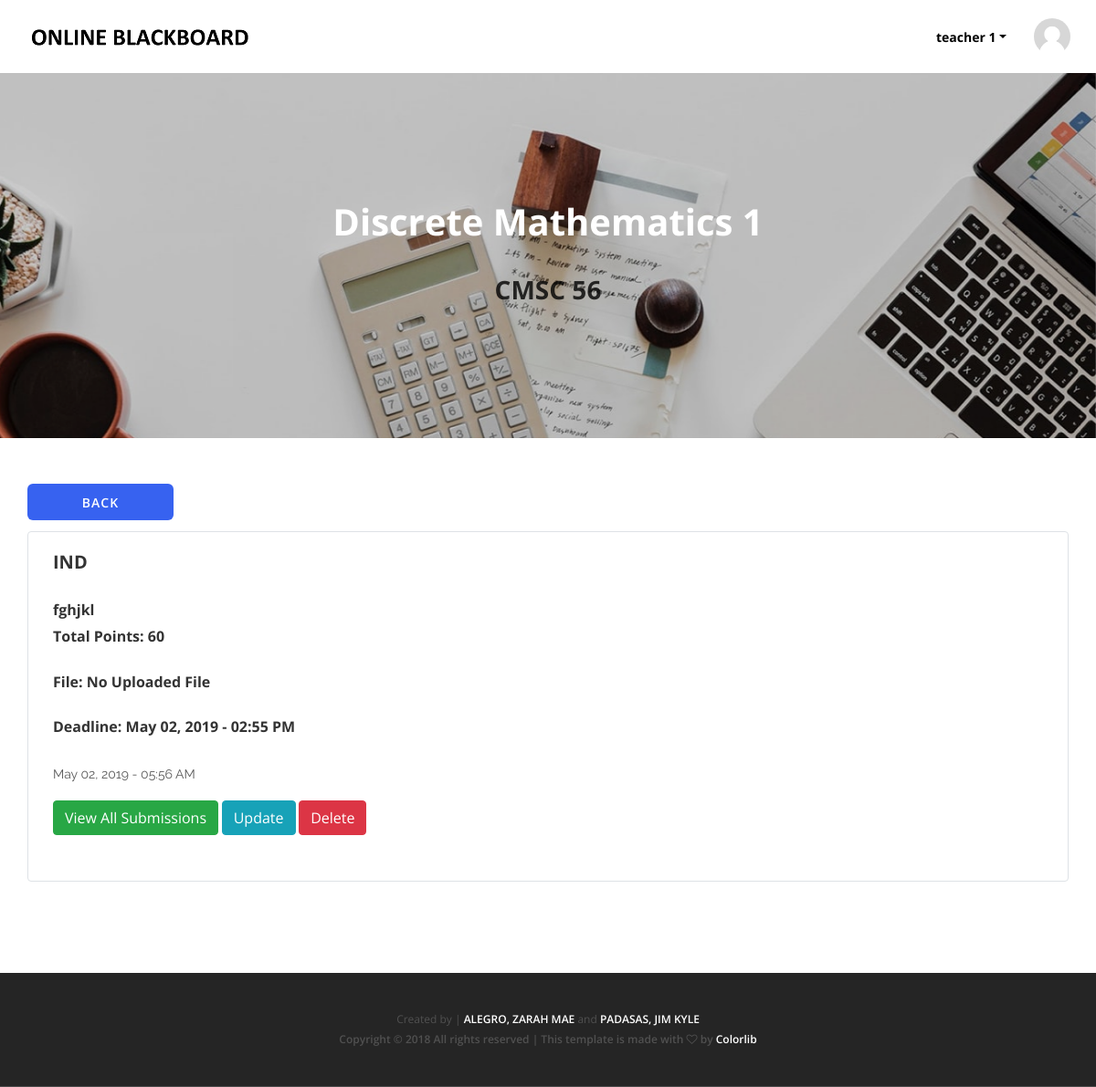
/assignment.php?assignment_id=67 (signed in), run on the app's committed database.
### tables this page shows
CREATE TABLE `teacher` (
  `teacher_id` int(100) NOT NULL,
  `first_name` varchar(100) NOT NULL,
  `last_name` varchar(100) NOT NULL,
  `username` varchar(100) NOT NULL,
  `email_address` varchar(100) NOT NULL,
  `password` varchar(100) NOT NULL,
  `image` varchar(100) DEFAULT NULL
);

CREATE TABLE `assignment` (
  `assignment_id` int(100) NOT NULL,
  `subject_id` int(100) NOT NULL,
  `date_posted` timestamp NOT NULL DEFAULT CURRENT_TIMESTAMP ON UPDATE CURRENT_TIMESTAMP,
  `deadline_date` date NOT NULL,
  `deadline_time` time NOT NULL,
  `title` varchar(100) NOT NULL,
  `instruction` varchar(1000) NOT NULL,
  `score` int(100) NOT NULL,
  `file_id` int(100) DEFAULT NULL,
  `assignment_type` varchar(40) NOT NULL DEFAULT 'individual'
);

CREATE TABLE `subject` (
  `subject_id` int(100) NOT NULL,
  `subject_code` varchar(100) NOT NULL,
  `course_title` varchar(100) NOT NULL,
  `course_description` varchar(100) NOT NULL,
  `course_about` varchar(100) NOT NULL,
  `teacher_id` int(100) NOT NULL
);

### assignment.php (the view, shortened to what this page needs)
<?php
	require "db_connection.php";
	$id = $_GET['assignment_id'];
	$sql = "SELECT subject.subject_id, subject.subject_code, subject.course_title, subject.course_description, subject.course_about, subject.teacher_id, assignment.title, assignment.instruction, assignment.date_posted, assignment.deadline_date, assignment.deadline_time, assignment.score, assignment.file_id  from subject INNER JOIN assignment on (assignment.assignment_id = $id and subject.subject_id = assignment.subject_id)";
	$result = mysqli_query($dbconn, $sql);
	$row = mysqli_fetch_array($result);
	$subject_id = $row['subject_id'];
	$course_title = $row['course_title'];
	$course_description = $row['course_description'];
	$teacher_id = $row['teacher_id'];
	$assignment_title = $row['title'];
	$assignment_instruction = $row['instruction'];
	$deadline_date = $row['deadline_date'];
	$deadline_time = $row['deadline_time'];
	$date_posted = $row['date_posted'];
	$score = $row['score'];
	$isFileEmpty = true;
	$fileName = "";
	$combinedtime = date('Y-m-d H:i:s', strtotime("$deadline_date $deadline_time"));
	$xdate = new DateTime($combinedtime);
	$combinedtime = date_format($xdate, 'M d, Y - h:i A');
	$get_teacher = $dbconn->query("SELECT * from teacher where teacher_id = '$teacher_id';");
	$trow = mysqli_fetch_array($get_teacher);
	$t_firstname = $trow['first_name'];
	$t_lastname = $trow['last_name'];
	$image = $trow['image'];
?>
<!DOCTYPE html>
<html lang="en">
<head>
	<link rel="stylesheet" href="style.css">
	<link rel="stylesheet" href="css/expand.css">
	<link rel="stylesheet" href="css/bootstrap-toggle.min.css">
</head>
<body onload="show_status()">
	<header class="header-area">
		<div class="clever-main-menu">
			<div class="classy-nav-container breakpoint-off">
				<nav class="classy-navbar justify-content-between" id="cleverNav">
					<a class="nav-brand" href="index.php"><img src="img/core-img/logo.png" alt=""></a>
					<div class="classy-menu">
						<div class="classynav">
							<div class="login-state d-flex align-items-center">
								<div class="user-name mr-30">
									<div class="dropdown">
										<a class="dropdown-toggle" href="#" role="button" id="userName" data-toggle="dropdown" aria-haspopup="true" aria-expanded="false"><?php echo $t_firstname." ".$t_lastname; ?></a>
									</div>
								</div>
								<div class="userthumb">
									<?php
										echo "<a href=profile.php><img src=img/tea-img/",urlencode($image)," style='border-radius: 50%; height: 40px; width: 40px'></a>"
									?>
								</div>
							</div>
						</div>
					</div>
				</nav>
			</div>
		</div>
	</header>
   <section class="hero-area bg-img bg-overlay-2by5" style="background-image: url(img/bg-img/bg1.jpg);">
		<div class="container h-100">
			<div class="row h-100 align-items-center">
				<div class="col-12">
					<div class="hero-content text-center">
						<h2><?php echo $course_description;?></h2>
						<h3><?php echo $course_title;?></h3>
					</div>
				</div>
			</div>
		</div>
	</section>
	<div class="student-quiz-content" style="margin-top: 50px">
		<div class="container">
			<div class="row">
				<div style="margin-bottom:12px;">
					<?php
						echo "<a href=teacher_course.php?subject_id=",urlencode($subject_id)," class='btn clever-btn'>Back</a>";
					?>
				</div>
				<div class="col-12 col-lg-12 border rounded">
					<div style="padding: 20px 12px 50px 12px;">
						<h5><?php echo $assignment_title;?></h5>
						<br>
						<h6><?php echo $assignment_instruction;?></h6>
						<h6>Total Points: <?php echo $score ?></h6>
						<br>
						<h6>File:
							<?php
								if ($isFileEmpty == false) {
									echo $fileName;
									echo "&nbsp&nbsp";
									?>
									<a href='uploads/<?php echo $fileName ?>'>(<i class='fa fa-download'></i> Download)</a>
									<?php
								} else {
									echo "No Uploaded File";
								}
							?>
						</h6>
						<br>
						<h6>Deadline: <?php echo $combinedtime ?></h6>
						<br>
						<p><?php
							$xdate = new DateTime($date_posted);
							$y = date_format($xdate, 'M d, Y - h:i A');
							echo $y;
						?></p>
						<button class="btn btn-success" onclick="show_hide()">View All Submissions</button>
						<button class="btn btn-info" data-toggle="modal" data-target="#update-assignment-modal">Update</button>
						<button class="btn btn-danger" onclick="deleteFunction(<?php echo $id;?>)">Delete</button>
					</div>
				</div>
			</div>
		</div>
	</div>
	<?php include "footer.php"; ?>
</body>
</html>

### style.css (style rules this page uses)
* { margin: 0; padding: 0; }
body { font-family: "Open Sans", sans-serif; font-size: 14px; font-weight: 400; }
h1, h2, h3, h4, h5, h6 { color: rgba(0, 0, 0, 0.8); line-height: 1.3; font-weight: 700; }
p { font-family: "Raleway", sans-serif; color: #5a5a5a; font-size: 14px; line-height: 1.8; font-weight: 400; }
a, a:hover, a:focus { -webkit-transition-duration: 500ms; transition-duration: 500ms; text-decoration: none; outline: 0 solid transparent; color: rgba(0, 0, 0, 0.8); font-weight: 600; font-size: 14px; }
img { height: auto; max-width: 100%; }
.mr-30 { margin-right: 30px !important; }
.bg-img { background-position: center center; background-size: cover; background-repeat: no-repeat; }
.bg-overlay, .foo-bg-overlay, .bg-overlay-2by5 { position: relative; z-index: 1; background-position: center center; background-size: cover; }
.bg-overlay::after, .foo-bg-overlay::after, .bg-overlay-2by5::after { background-color: rgba(0, 0, 0, 0.6); position: absolute; z-index: -1; top: 0; left: 0; width: 100%; height: 100%; content: ""; }
.bg-overlay-2by5::after { background-color: rgba(0, 0, 0, 0.2); }
.clever-btn { display: inline-block; min-width: 160px; height: 40px; background-color: #3762f0; font-weight: 600; text-transform: uppercase; letter-spacing: 1px; font-size: 14px; color: #ffffff; border: 1px solid transparent; border-radius: 6px; padding: 0 30px; line-height: 40px; text-align: center; -webkit-transition-duration: 300ms; transition-duration: 300ms; }
.header-area { position: relative; z-index: 200; }
.clever-main-menu { position: relative; z-index: 1; width: 100%; height: 80px; }
.clever-main-menu .classy-navbar { height: 80px; }
.login-state { position: relative; z-index: 1; }
.login-state .user-name .dropdown .dropdown-toggle { font-size: 14px; font-weight: 700; color: #000; }
.login-state .userthumb { -webkit-box-flex: 0; -ms-flex: 0 0 40px; flex: 0 0 40px; max-width: 40px; width: 40px; border-radius: 6px; }
.login-state .userthumb img { border-radius: 6px; }
.hero-area { position: relative; z-index: 2; width: 100%; height: 400px; background-attachment: fixed; }
.hero-area .hero-content h2 { font-size: 40px; margin-bottom: 30px; font-weight: 700; color: #ffffff; }

### data on the page
teacher: first_name "teacher", last_name "1", image (picture)
assignment: subject.course_description "Discrete Mathematics 1", subject.course_title "CMSC 56", title "IND", instruction "fghjkl", score "60", combinedtime "May 02, 2019 - 02:55 PM", date_posted "May 02, 2019 - 05:56 AM"
